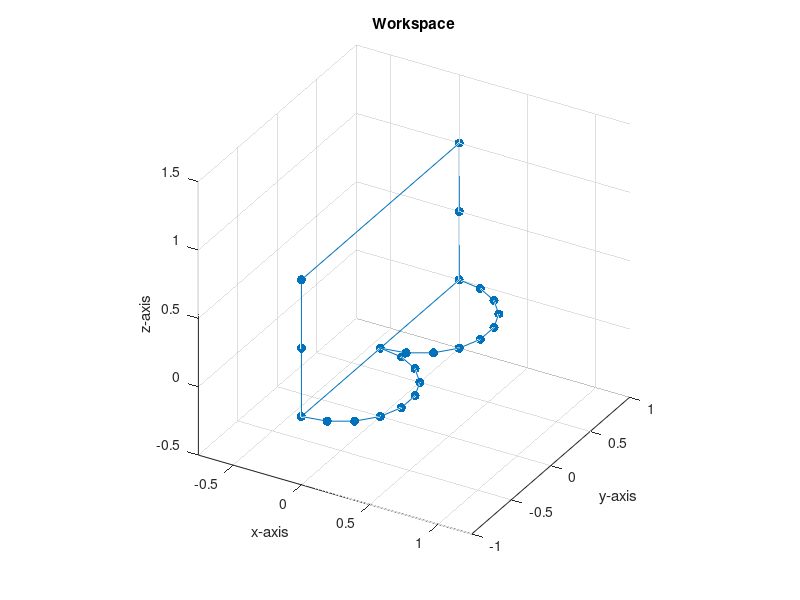

The MATLAB script that drew this image:
%% ME 557: Project, Define Letter B Points.

%Clear Everything
clear
close all
clc

%% Define the Letter Points.

%Define the first stroke.
% xs1 = [0 0];
% ys1 = [-1 1];
xs1 = [0 0 0 0 0 0 0];
ys1 = [1 -1 -1 -1 1 1 1];
zs1 = [0 0 0.5 1 1 0.5 0];

%Define the second stroke.
ts = linspace(pi/2, 3*pi/2, 10);
xs2 = -0.5*cos(ts);
ys2 = 0.5*sin(ts) + 0.5;
zs2 = zeros(1, length(xs2));

%Define the third stroke.
xs3 = -0.5*cos(ts);
ys3 = 0.5*sin(ts) - 0.5;
zs3 = zeros(1, length(xs3));

%Combine the strokes.
xs = [xs1 xs2 xs3];
ys = [ys1 ys2 ys3];
zs = [zs1 zs2 zs3];

%Store the points in a matrix.
Lpts = [xs; ys; zs];

%% Plot the Letter Points.

%Plot the Letter Points.
figure, hold on, grid on
plot3(Lpts(1, :), Lpts(2, :), Lpts(3, :), '.-', 'Markersize', 20)
title('Workspace')
xlabel('x-axis'), ylabel('y-axis'), zlabel('z-axis')
view(30, 30), rotate3d on,
axis equal

%% Write out the Data Points.

%Write out the letter data points.
dlmwrite('C:\Users\USER\Documents\Coursework\MSME\Year1\Winter2018\ME557_IntroToRobotics\Project\LetterPoints\LetterPts_B.txt', Lpts)
